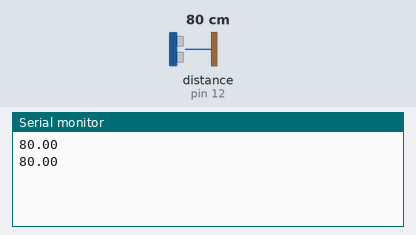
A sketch run on a simulated Arduino Uno, built with avr-gcc and run on an emulated ATmega328P. Shown: the last lines printed to the serial monitor. Inputs (shaded band) come from the test bench; at power-on: distance to the obstacle (sensor on pin 12) 80 cm.

Above: at 1.8 s.
1.9 s: distance to the obstacle (sensor on pin 12) set to 2 cm
At 2.6 s:
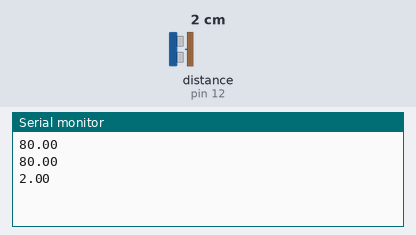
3.4 s: distance to the obstacle (sensor on pin 12) set to 4 cm
At 4.8 s:
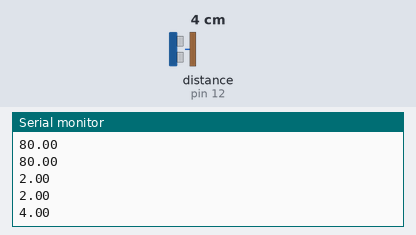
Timing chart, 0 to 6.4 s (numbered marks = the images above; inputs shaded):
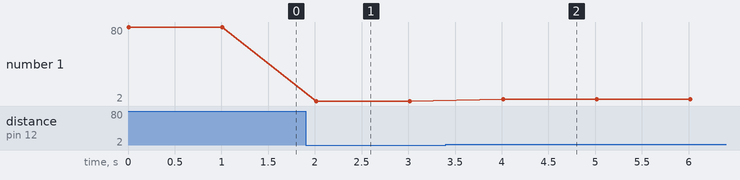

Measured:
- after the input at 1.9 s, the serial monitor: prints a new line after 0.11 s (image 1)
- after the input at 3.4 s, the serial monitor: prints a new line after 0.61 s (image 2)
- plotted number 1: 80 → 2 after the input at 1.9 s, 2 → 4 after the input at 3.4 s

The sketch:

script_sensor_ultrasonico.ino
```cpp
#include <HCSR04.h>

UltraSonicDistanceSensor distanceSensor(13, 12);  // Initialize sensor that uses digital pins 13 and 12.

void setup() {
  Serial.begin(9600);
}

void loop() {
  Serial.println(distanceSensor.measureDistanceCm());

  delay(1000);
}
```
